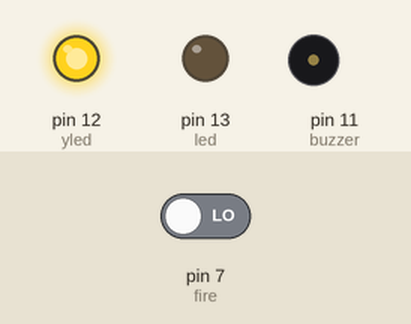
Recording of a sketch running on a simulated Arduino Uno, built with avr-gcc and run on an emulated ATmega328P. On the bench: output pins drawn as LEDs (lit = HIGH), buzzer (waves = sounding, pin HIGH). Dashed ring = blinking. Inputs (shaded band) come from the test bench; at power-on: pin 7 (fire) LOW.

Above: at 1.2 s.
1.3 s: pin 7 (fire) driven HIGH
At 4.2 s:
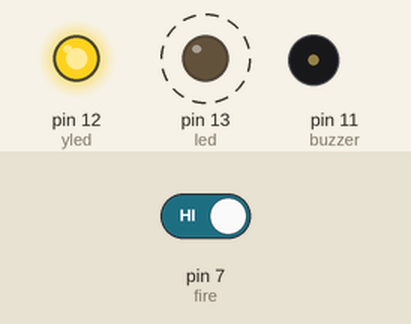
4.3 s: pin 7 (fire) driven LOW
At 5.0 s:
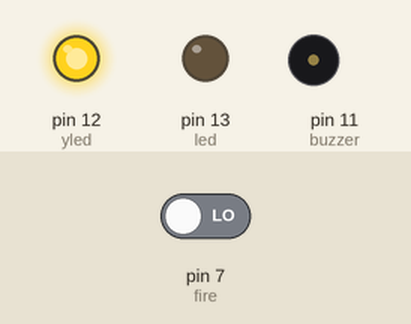
Timing chart, 0 to 7.3 s (numbered marks = the images above; inputs shaded):
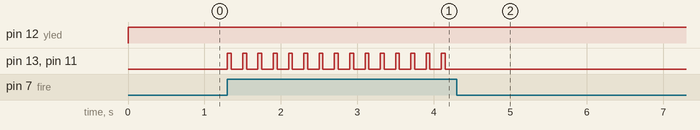

Measured:
- after the input at 1.3 s, pin 13 (led), pin 11 (buzzer): alternates HIGH for 0.05 s and LOW for 0.15 s, starting at once
- after the input at 4.3 s, pin 13 (led), pin 11 (buzzer): stops changing and stays LOW

The sketch:

firealarm.ino
```cpp
int fire=7;
int led=13;
int yled=12;
int buzzer=11;
int deger;

void setup() {
pinMode(fire,INPUT);
pinMode(led,OUTPUT);
pinMode(yled,OUTPUT);
pinMode(buzzer,OUTPUT);
}

void loop() {
deger=digitalRead(fire);
if(deger==HIGH)
{
digitalWrite(led,HIGH);
digitalWrite(buzzer,HIGH);
delay(50);
digitalWrite(led,LOW);
digitalWrite(buzzer,LOW);
delay(50);
}
else
{
digitalWrite(yled,HIGH);
}
delay(100);
}
```
